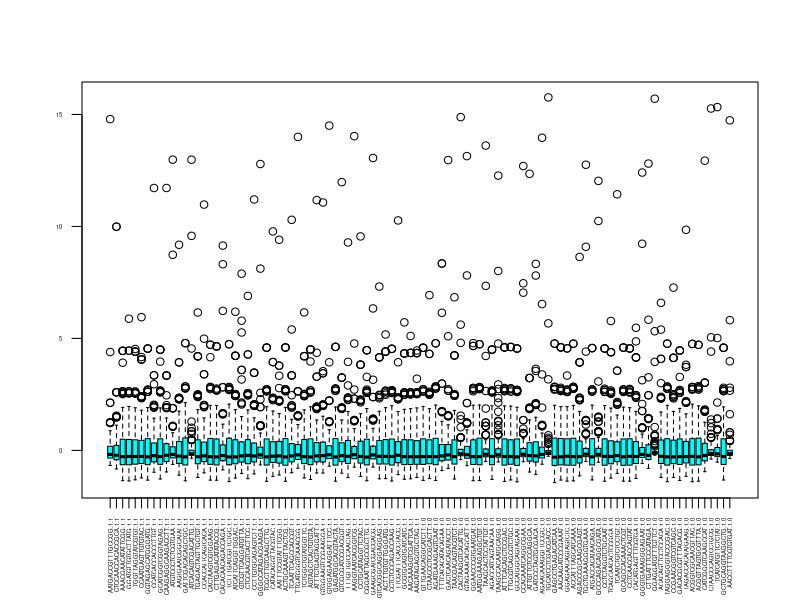
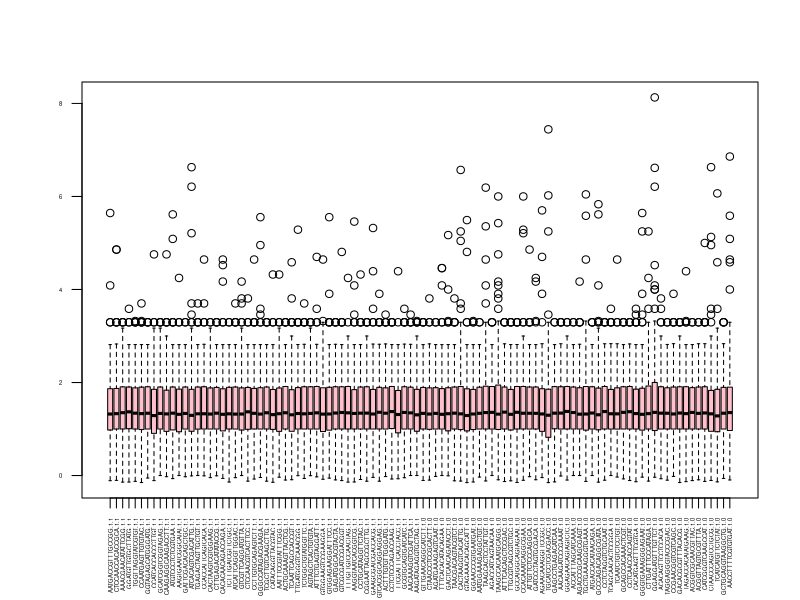
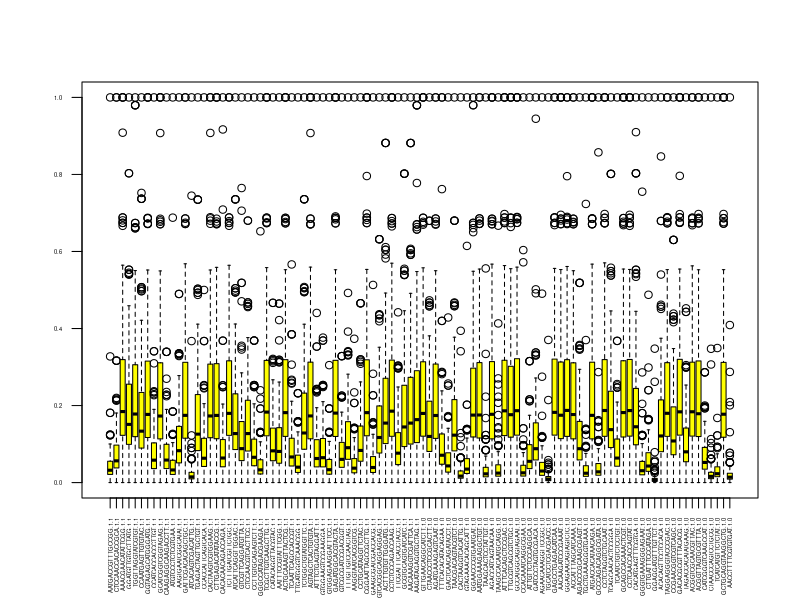
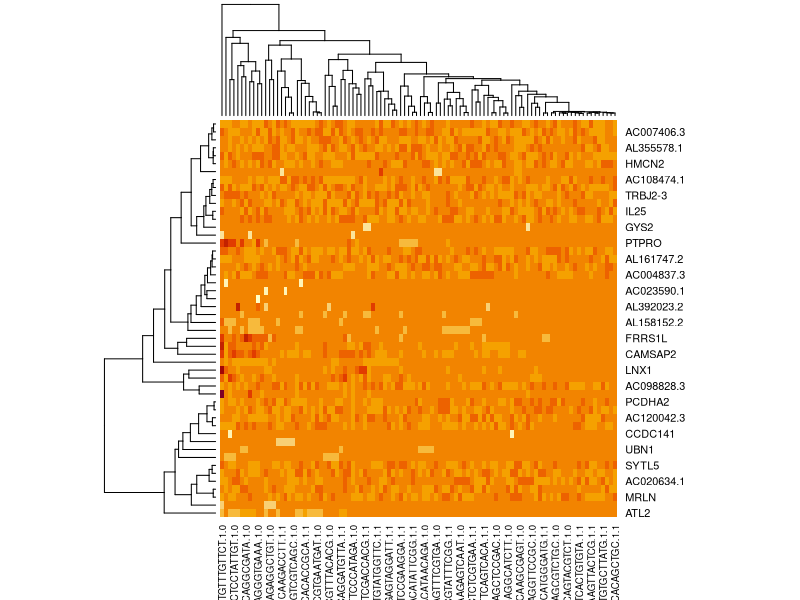
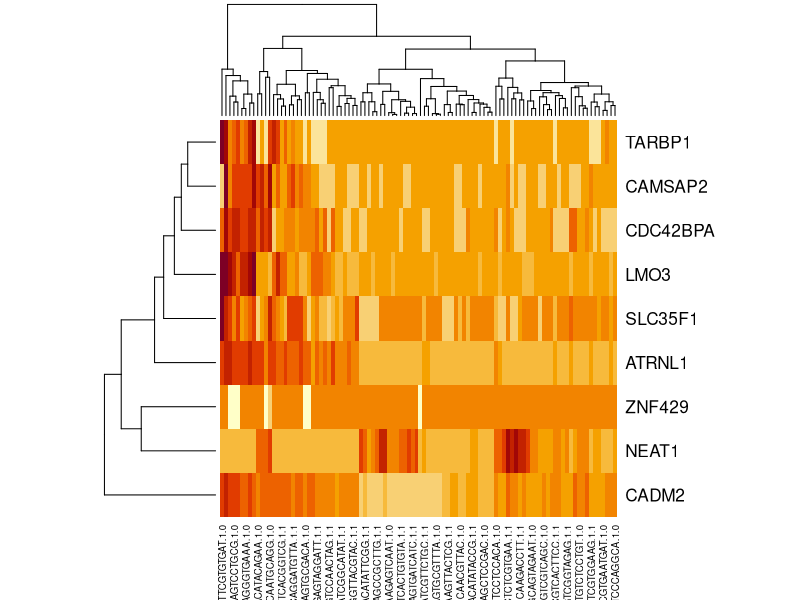

Generate these figures, in order, with R:
library("tidyverse")

# 1. Read expression data into a data frame
alz.expr.data <- read.csv("alz_expr_data.csv");
genes <- alz.expr.data$X;

temp <- alz.expr.data[,-1];
rownames(temp) <- alz.expr.data[,1];
alz.expr.data <- as.data.frame(temp);
samples <- colnames(alz.expr.data);

# 2.
# 2.1
norm.expr.data <- apply(X = alz.expr.data[,1:100], MARGIN=2, FUN=scale);
boxplot(norm.expr.data, col="cyan", cex.axis = 0.35, las = 2);

# 2.2
log2.expr.data <- apply(X = alz.expr.data[,1:100], MARGIN=2, FUN=log2);
boxplot(log2.expr.data, col="pink", cex.axis = 0.35, las = 2);

# 2.3
minmax.expr.data <- apply(alz.expr.data[,1:100], MARGIN=2, function(x) {
  (x - min(x)) / (max(x) - min(x))
});
boxplot(minmax.expr.data, col="yellow", cex.axis = 0.35, las = 2)

# 3.
heatmap.data <- head(log2.expr.data, 50);
heatmap(as.matrix(heatmap.data));

# 4.
alz.condition.data <- read.table("alz_condition.csv", header = TRUE);
condition <- as.vector(alz.condition.data[,1]);
log2.expr.cond.data <- data.frame(t(log2.expr.data), condition, stringsAsFactors = FALSE)

# 5.
log2.expr.control <- log2.expr.cond.data[log2.expr.cond.data[,301] == "control",-301];
log2.expr.disease <- log2.expr.cond.data[log2.expr.cond.data[,301] == "alzheimer",-301];

control.mean.scores <- as.data.frame(apply(log2.expr.control[,1:300], MARGIN=2, mean));
colnames(control.mean.scores) <- "mean control";

disease.mean.scores <- as.data.frame(apply(log2.expr.disease[,1:300], MARGIN=2, mean));
colnames(disease.mean.scores) <- "mean alzheimer";

mean.scores <- cbind(control.mean.scores, disease.mean.scores);
df.log2FC <- as.data.frame(mean.scores$"mean alzheimer" - mean.scores$"mean control" )
colnames(df.log2FC) <- "Log2FC";
rownames(df.log2FC) <- genes;
log2.expr.data <- data.frame(log2.expr.data, df.log2FC, stringsAsFactors = FALSE);
per.gene <- as.data.frame(log2.expr.data[,101])
rownames(per.gene) <- genes
colnames(per.gene) <- "Log2FC"
write.csv(per.gene, "./pergene.csv", row.names = TRUE)

# 6
pvalues <- c();
for (c in 1:300) {
  ttest <- t.test(log2.expr.data[c, 1:100]);
  pvalues <- c(pvalues, ttest$p.value);
}
df.pvalues <- as.data.frame(pvalues);
rownames(df.pvalues) <- genes;
log2.expr.data <- data.frame(log2.expr.data, df.pvalues, stringsAsFactors = FALSE);

df.fdr <- as.data.frame(p.adjust(log2.expr.data[,102], method="fdr"));
colnames(df.fdr) <- "p-adjusted";
rownames(df.fdr) <- genes;

log2.expr.data <- data.frame(log2.expr.data, df.fdr, stringsAsFactors = FALSE);
ttest.data <- log2.expr.data[,101:103]
write.csv(ttest.data, "./ttest.csv", row.names = TRUE);

# 7
library("dplyr");
df.deg <- subset(log2.expr.data, abs(log2.expr.data[,101]) >= 0.3 & log2.expr.data[,103] <= 0.8)
write.csv(df.deg[,101:103], "./deg.csv", row.names=TRUE)

#8
df.deg <- df.deg[order(df.deg[,101]),]
heatmap(as.matrix(df.deg[,1:100]))
